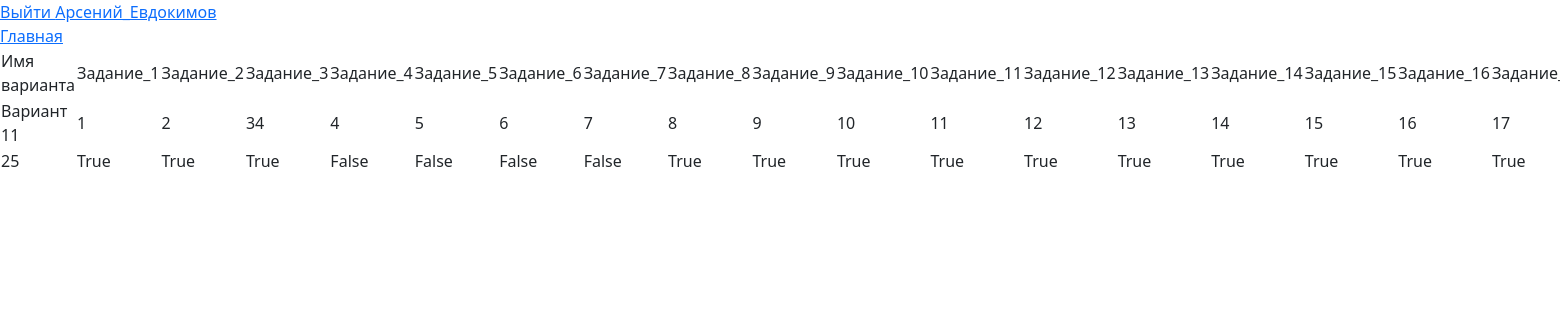
Page /tasks/result_answer (signed in) on the committed database.
### manage_tasks/models.py (models this page shows, shortened)
class Task(models.Model):
    title = models.CharField(max_length=50, verbose_name="Название")
    content = models.TextField(max_length=1500, verbose_name="Описание")
    task_1 = models.CharField(max_length=10, verbose_name="1")
    task_2 = models.CharField(max_length=10, verbose_name="2")
    task_3 = models.CharField(max_length=10, verbose_name="3")
    task_4 = models.CharField(max_length=10, verbose_name="4")
    task_5 = models.CharField(max_length=10, verbose_name="5")
    task_6 = models.CharField(max_length=10, verbose_name="6")
    task_7 = models.CharField(max_length=10, verbose_name="7")
    task_8 = models.CharField(max_length=10, verbose_name="8")
    task_9 = models.CharField(max_length=10, verbose_name="9")
    task_10 = models.CharField(max_length=10, verbose_name="10")
    task_11 = models.CharField(max_length=10, verbose_name="11")
    task_12 = models.CharField(max_length=10, verbose_name="12")
    task_13 = models.CharField(max_length=10, verbose_name="13")
    task_14 = models.CharField(max_length=10, verbose_name="14")
    task_15 = models.CharField(max_length=10, verbose_name="15")
    task_16 = models.CharField(max_length=10, verbose_name="16")
    task_17 = models.CharField(max_length=10, verbose_name="17")
    task_18 = models.CharField(max_length=10, verbose_name="18")
    task_19 = models.CharField(max_length=10, verbose_name="19")
    task_20 = models.CharField(max_length=10, verbose_name="20")
    task_21 = models.CharField(max_length=10, verbose_name="21")
    task_22 = models.CharField(max_length=10, verbose_name="22")
    task_23 = models.CharField(max_length=10, verbose_name="23")
    task_24 = models.CharField(max_length=10, verbose_name="24")
    task_25 = models.CharField(max_length=10, verbose_name="25")
    task_26 = models.CharField(max_length=10, verbose_name="26")
    task_27 = models.CharField(max_length=10, verbose_name="27")
    class Meta:
        verbose_name = 'Задача'
        verbose_name_plural = 'Задачи'

class Answers(models.Model):
    author = models.ForeignKey(User, on_delete=models.CASCADE, verbose_name="Ученик")
    task = models.ForeignKey(Task, on_delete=models.CASCADE, verbose_name='Задание')
    answer_1 = models.CharField(max_length=10, verbose_name="1")
    answer_2 = models.CharField(max_length=10, verbose_name="2")
    answer_3 = models.CharField(max_length=10, verbose_name="3")
    answer_4 = models.CharField(max_length=10, verbose_name="4")
    answer_5 = models.CharField(max_length=10, verbose_name="5")
    answer_6 = models.CharField(max_length=10, verbose_name="6")
    answer_7 = models.CharField(max_length=10, verbose_name="7")
    answer_8 = models.CharField(max_length=10, verbose_name="8")
    answer_9 = models.CharField(max_length=10, verbose_name="9")
    answer_10 = models.CharField(max_length=10, verbose_name="10")
    answer_11 = models.CharField(max_length=10, verbose_name="11")
    answer_12 = models.CharField(max_length=10, verbose_name="12")
    answer_13 = models.CharField(max_length=10, verbose_name="13")
    answer_14 = models.CharField(max_length=10, verbose_name="14")
    answer_15 = models.CharField(max_length=10, verbose_name="15")
    answer_16 = models.CharField(max_length=10, verbose_name="16")
    answer_17 = models.CharField(max_length=10, verbose_name="17")
    answer_18 = models.CharField(max_length=10, verbose_name="18")
    answer_19 = models.CharField(max_length=10, verbose_name="19")
    answer_20 = models.CharField(max_length=10, verbose_name="20")
    answer_21 = models.CharField(max_length=10, verbose_name="21")
    answer_22 = models.CharField(max_length=10, verbose_name="22")
    answer_23 = models.CharField(max_length=10, verbose_name="23")
    answer_24 = models.CharField(max_length=10, verbose_name="24")
    answer_25 = models.CharField(max_length=10, verbose_name="25")
    answer_26 = models.CharField(max_length=10, verbose_name="26")
    answer_27 = models.CharField(max_length=10, verbose_name="27")
    class Meta:
        verbose_name = 'Ответ'
        verbose_name_plural = 'Ответы'

### manage_tasks/views.py (the view)
# urls.py: path("result_answer", views.ResultView.as_view())
class ResultView(TemplateView):
    template_name = "result_answer.html"
    def get(self, request):
        if request.user.is_authenticated:
            answers = Answers.objects.filter(author = request.user)
            answer_li = []
            names = ["Задание_" + str(i) for i in range(1, 28)]
            for ans in answers:
                tasks = Task.objects.get(id = ans.task.id)
                res = {}
                _list_ans = [ans.answer_1, ans.answer_2, ans.answer_3, ans.answer_4, ans.answer_5,
                         ans.answer_6, ans.answer_7, ans.answer_8, ans.answer_9, ans.answer_10,
                         ans.answer_11, ans.answer_12, ans.answer_13, ans.answer_14, ans.answer_15,
                         ans.answer_16, ans.answer_17, ans.answer_18, ans.answer_19, ans.answer_20,
                         ans.answer_21, ans.answer_22, ans.answer_23, ans.answer_24, ans.answer_25,
                         ans.answer_26, ans.answer_27]
                _list_res = [not_probel(tasks.task_1) == not_probel(ans.answer_1),
                not_probel(tasks.task_2) == not_probel(ans.answer_2),
                not_probel(tasks.task_3) == not_probel(ans.answer_3),
                not_probel(tasks.task_4) == not_probel(ans.answer_4),
                not_probel(tasks.task_5) == not_probel(ans.answer_5),
                not_probel(tasks.task_6) == not_probel(ans.answer_6),
                not_probel(tasks.task_7) == not_probel(ans.answer_7),
                not_probel(tasks.task_8) == not_probel(ans.answer_8),
                not_probel(tasks.task_9) == not_probel(ans.answer_9),
                not_probel(tasks.task_10) == not_probel(ans.answer_10),
                not_probel(tasks.task_11) == not_probel(ans.answer_11),
                not_probel(tasks.task_12) == not_probel(ans.answer_12),
                not_probel(tasks.task_13) == not_probel(ans.answer_13),
                not_probel(tasks.task_14) == not_probel(ans.answer_14),
                not_probel(tasks.task_15) == not_probel(ans.answer_15),
                not_probel(tasks.task_16) == not_probel(ans.answer_16),
                not_probel(tasks.task_17) == not_probel(ans.answer_17),
                not_probel(tasks.task_18) == not_probel(ans.answer_18),
                not_probel(tasks.task_19) == not_probel(ans.answer_19),
                not_probel(tasks.task_20) == not_probel(ans.answer_20),
                not_probel(tasks.task_21) == not_probel(ans.answer_21),
                not_probel(tasks.task_22) == not_probel(ans.answer_22),
                not_probel(tasks.task_23) == not_probel(ans.answer_23),
                not_probel(tasks.task_24) == not_probel(ans.answer_24),
                not_probel(tasks.task_25) == not_probel(ans.answer_25),
                not_probel(tasks.task_26) == not_probel(ans.answer_26),
                not_probel(tasks.task_27) == not_probel(ans.answer_27)
                ]
                count = 0
                for i in range(len(_list_res)):
                    if i == 25 or i == 26:
                        if _list_res[i]:
                            count += 2
                    else:
                        if _list_res[i]:
                            count += 1
                an = Ans(tasks.title, _list_ans, _list_res, count)
                answer_li.append(an)
            ctx = {"ans": answer_li, "names": names}
            return render(request, self.template_name, ctx)
        else:
            return render(request, self.template_name, {})

### manage_tasks/views.py (called while the page is built)
def not_probel(_str):
    new_str = ""
    for i in str(_str):
        if i != " ":
            new_str += i
    return new_str

### manage_tasks/templates/result_answer.html
{% extends "task_main.html" %}
{% block content %}
<table>
    <tr>
        <td>Имя варианта</td>
        {% for item in names %}
        <td>{{ item }}</td>
        {% endfor %}
    </tr>
    {% for item in ans %}
    <tr>
        <td>{{ item.name }}</td>
        {% for it in item.answers %}
        <td>{{ it }}</td>
        {% endfor %}
    </tr>
    <tr>
     <td>{{ item.itog }}</td>
        {% for it in item.results %}
        <td>{{ it }}</td>
        {% endfor %}
    </tr>
    {% endfor %}
</table>
{% endblock %}

### manage_tasks/templates/task_main.html (shortened to what this page needs)
<!DOCTYPE html>
<html lang="en">
<head>
    <link
          href="https://cdn.jsdelivr.net/npm/bootstrap@5.0.0-beta1/dist/css/bootstrap.min.css"
          rel="stylesheet">
</head>
<body>
{% if user.is_authenticated %}
<div><a href="/tasks/logout">Выйти {{user.username}}</a></div>
<div><a href="/tasks">Главная</a></div>
{% else %}
<div><a href="/tasks/login">Войдите в систему</a></div>
{% endif %}
{% block content %}{% endblock %}
</body>
</html>

### rows in the picture
Task: name "Вариант 11"
Answers: answers "34" "10" "11" "12" "13" "14" "15" "16" "17"

### other values in the picture
{{ user.username }} "Арсений_Евдокимов"
{{ item }} "Задание_1" "Задание_2" "Задание_3" "Задание_4" "Задание_5" "Задание_6" "Задание_7" "Задание_8" "Задание_9" "Задание_10" "Задание_11" "Задание_12" "Задание_13" "Задание_14" "Задание_15" "Задание_16"
{{ it }} "1" "2" "4" "5" "6" "7" "8" "9"
{{ item.itog }} "25"
{{ it }} "True" "True" "True" "False" "False" "False" "False" "True" "True" "True" "True" "True" "True" "True" "True" "True" "True"
